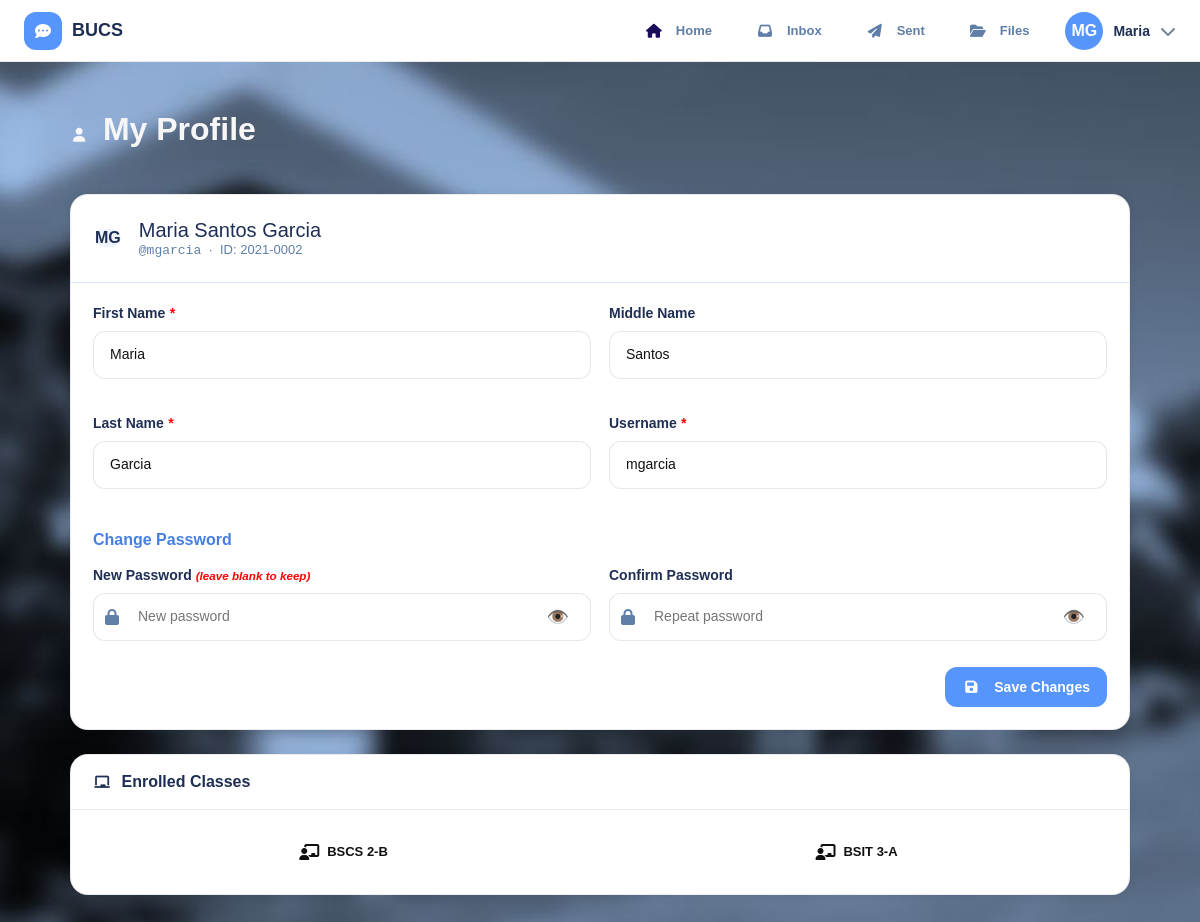
The app's page /profile.php (signed in) with its own data.
### tables this page shows
CREATE TABLE IF NOT EXISTS users (
    id_no      VARCHAR(20)  PRIMARY KEY,
    fname      VARCHAR(50)  NOT NULL,
    mname      VARCHAR(50)  DEFAULT '',
    lname      VARCHAR(50)  NOT NULL,
    uname      VARCHAR(50)  NOT NULL UNIQUE,
    pwd        VARCHAR(255) NOT NULL,
    created_at DATETIME     DEFAULT CURRENT_TIMESTAMP
);

CREATE TABLE IF NOT EXISTS classes (
    class_id   INT AUTO_INCREMENT PRIMARY KEY,
    classname  VARCHAR(100) NOT NULL,
    created_at DATETIME     DEFAULT CURRENT_TIMESTAMP
);

### includes/config.php (called while the page is built, shortened)
<?php
function auth_guard() {
    return $_SESSION['user'];
}

### profile.php (the view, shortened to what this page needs)
<?php
require_once 'includes/config.php';
$me = auth_guard();
$db  = getDB();
$uid = $me['id_no'];
$user    = $db->query("SELECT * FROM users WHERE id_no='$uid' LIMIT 1")->fetch_assoc();
$classes = $db->query("
    SELECT c.classname FROM classes c
    JOIN user_classes uc ON c.class_id = uc.class_id
    WHERE uc.id_no='$uid' ORDER BY c.classname");
include 'includes/head.php';
include 'includes/navbar.php';
?>
<div class="page-wrap page-wrap-sm">
  <div class="page-head">
    <h1 class="page-title"><i class="fa fa-user"></i> My Profile</h1>
  </div>
  <div class="card mb-24">
    <div style="padding:24px;border-bottom:1px solid var(--border);display:flex;align-items:center;gap:18px;flex-wrap:wrap">
      <div class="avatar avatar-lg avatar-navy">
        <?= strtoupper(substr($user['fname'],0,1).substr($user['lname'],0,1)) ?>
      </div>
      <div>
        <div class="serif" style="font-size:20px;color:var(--navy)">
          <?= htmlspecialchars($user['fname'].' '.($user['mname']?$user['mname'].' ':'').$user['lname']) ?>
        </div>
        <div class="text-muted text-sm mt-4">
          <code>@<?= htmlspecialchars($user['uname']) ?></code>
          &nbsp;·&nbsp; ID: <?= htmlspecialchars($user['id_no']) ?>
        </div>
      </div>
    </div>
    <div class="card-body">
      <form method="POST" novalidate>
        <div class="form-2col">
          <div class="form-group">
            <label class="form-label">First Name <span class="req">*</span></label>
            <input type="text" name="fname" class="form-control" required
                   value="<?= htmlspecialchars($user['fname']) ?>">
          </div>
          <div class="form-group">
            <label class="form-label">Middle Name</label>
            <input type="text" name="mname" class="form-control"
                   value="<?= htmlspecialchars($user['mname'] ?? '') ?>">
          </div>
          <div class="form-group">
            <label class="form-label">Last Name <span class="req">*</span></label>
            <input type="text" name="lname" class="form-control" required
                   value="<?= htmlspecialchars($user['lname']) ?>">
          </div>
          <div class="form-group">
            <label class="form-label">Username <span class="req">*</span></label>
            <input type="text" name="uname" class="form-control" required
                   value="<?= htmlspecialchars($user['uname']) ?>">
          </div>
        </div>
        <div class="form-divider">Change Password</div>
        <div class="form-2col">
          <div class="form-group">
            <label class="form-label">New Password <small><span class="req">(leave blank to keep)</span> </small></label>
            <div class="input-icon-wrap">
              <input type="password" id="password" name="pwd" class="form-control" placeholder="New password">
              <span id="showPassword" class="input-icon-right">👁️</span>
            </div>
          </div>
          <div class="form-group">
            <label class="form-label">Confirm Password</label>
            <div class="input-icon-wrap">
              <input type="password" id="confirm_password" name="cpwd" class="form-control" placeholder="Repeat password">
              <span id="showConfirmPassword" class="input-icon-right">👁️</span>
            </div>
          </div>
        </div>
        <div class="flex gap-8" style="justify-content:flex-end;margin-top:8px">
          <button type="submit" class="btn btn-primary"><i class="fa fa-save"></i> Save Changes</button>
        </div>
      </form>
    </div>
  </div>
  <div class="card">
    <div class="card-header">
      <span class="card-header-title"><i class="fa fa-chalkboard"></i> Enrolled Classes</span>
    </div>
    <div class="card-body">
      <?php if ($classes->num_rows === 0): ?>
        <p class="text-muted text-sm" style="text-align:center;padding:12px 0">Not enrolled in any class.</p>
      <?php else: ?>
        <div class="class-grid">
          <?php while ($cl = $classes->fetch_assoc()): ?>
            <div class="class-item flex-center gap-8">
              <i class="fa fa-chalkboard-user" style="color:var(--teal-dk)"></i>
              <span class="font-600 text-sm"><?= htmlspecialchars($cl['classname']) ?></span>
            </div>
          <?php endwhile; ?>
        </div>
      <?php endif; ?>
    </div>
  </div>
</div>
</body>
</html>

### includes/navbar.php (shortened to what this page needs)
<?php
$page = basename($_SERVER['PHP_SELF'], '.php');
?>
<nav class="topnav">
  <a href="dashboard.php" class="nav-brand">
    <div class="nav-brand-icon"><i class="fa fa-comment-dots"></i></div>
    <span class="nav-brand-name">BUCS</span>
  </a>
  <div class="nav-links">
    <a href="dashboard.php" class="nav-link <?= $page === 'dashboard' ? 'active' : '' ?>">
      <i class="fa fa-house"></i><span>Home</span>
    </a>
    <a href="inbox.php" class="nav-link <?= $page === 'inbox' ? 'active' : '' ?>">
      <i class="fa fa-inbox"></i><span>Inbox</span>
    </a>
    <a href="sent.php" class="nav-link <?= $page === 'sent' ? 'active' : '' ?>">
      <i class="fa fa-paper-plane"></i><span>Sent</span>
    </a>
    <a href="files.php" class="nav-link <?= $page === 'files' ? 'active' : '' ?>">
      <i class="fa fa-folder-open"></i><span>Files</span>
    </a>
  </div>
  <div class="nav-user" tabindex="0">
    <div class="nav-avatar">
      <?= strtoupper(substr($me['fname'], 0, 1) . substr($me['lname'], 0, 1)) ?>
    </div>
    <span><?= htmlspecialchars($me['fname']) ?></span>
    <i class="fa fa-chevron-down text-xs" style="opacity:.6"></i>
  </div>
</nav>

### records on screen
users: fname+lname "MG", fname "Maria", fname+mname+lname "Maria Santos Garcia", uname "mgarcia", id_no "2021-0002", mname "Santos", lname "Garcia"
classes: classname "BSCS 2-B"
classes: classname "BSIT 3-A"
